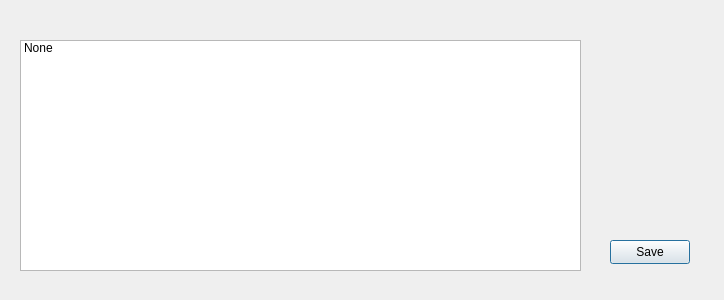
<?xml version="1.0" encoding="UTF-8"?>
<ui version="4.0">
 <class>CellCourseSelection</class>
 <widget class="QDialog" name="CellCourseSelection">
  <property name="geometry">
   <rect>
    <x>0</x>
    <y>0</y>
    <width>724</width>
    <height>300</height>
   </rect>
  </property>
  <property name="windowTitle">
   <string>Dialog</string>
  </property>
  <widget class="QListWidget" name="CoursesList">
   <property name="geometry">
    <rect>
     <x>20</x>
     <y>40</y>
     <width>561</width>
     <height>231</height>
    </rect>
   </property>
   <property name="editTriggers">
    <set>QAbstractItemView::NoEditTriggers</set>
   </property>
   <item>
    <property name="text">
     <string>None</string>
    </property>
   </item>
  </widget>
  <widget class="QPushButton" name="Exit">
   <property name="geometry">
    <rect>
     <x>610</x>
     <y>240</y>
     <width>80</width>
     <height>24</height>
    </rect>
   </property>
   <property name="cursor">
    <cursorShape>PointingHandCursor</cursorShape>
   </property>
   <property name="text">
    <string>Save</string>
   </property>
  </widget>
 </widget>
 <resources/>
 <connections/>
</ui>
